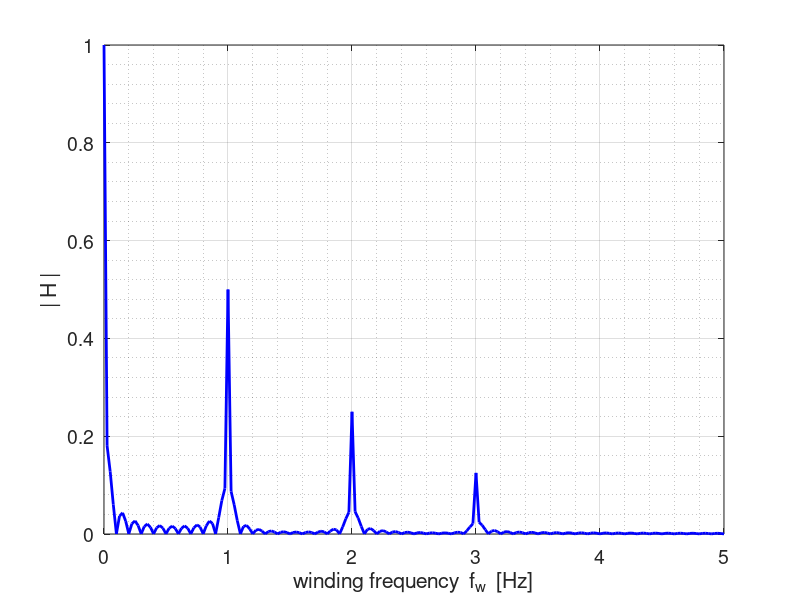

Write MATLAB code to recreate this figure.
% mathComplex4B.m

% A Visual Approach to the Fourier Transform
%   But what is a Fourier Transform?
% Calculation of the frequency spectrum of a signal

% DOING PHYSICS WITH MATLAB 
%    https://d-arora.github.io/Doing-Physics-With-Matlab/
% Documentation
%    http://www.physics.usyd.edu.au/teach_res/mp/doc/mathComplex4.htm

% This script was inspirated from the youtube video �But what is the Fourier Transform?
%   A Visual Introduction� by 3Blue1Brown
%   https://www.youtube.com/watch?v=spUNpyF58BY
%   Matlab programs were developed to create similar figures
%   and to connect the ideas presented in the video.

% For different simulation you may need to make small changes to the
% script.

% Matlab Version 2018a / 180919

% Ian Cooper
% email: ian.cooper@sydney.edu.au
% School of Physics, University of Sydney

% John A Sims 
% email: john.sims@ufabc.edu.br
% Biomedical Engineering Department
% Federal University of ABC   Sao Bernardo Campus Brasil


clear
close all
clc


% INPUT SECTION =======================================================

% Winding frequency fw:  min / max / # elements 
fwMin = 0;
fwMax = 5;
nfw = 201;

% Simulation time t:   tMax / # elements 
tMax = 50;
N = 5001;

% Signal: frequency  / amplitude 
fs = 1;
R = 1;


% CALCULATION SECTION =================================================
% Signal
  Ts = 1/fs;
  ws = 2*pi*fs;
% Simulation time interval
  t = linspace(0,tMax,N);
% Winding frequency
  fw = linspace(fwMin,fwMax,nfw);
% Componenets of frequency spectrum  
  H = zeros(1,nfw);

% Signal function h(t) *************************************************
%  h = R.*sin(2*pi*fs*t);
%  h = R.*sin(2*pi*fs*t) + 0.5;
   h = 1 + 1.0.*sin(2*pi*fs*t) + 0.5.*sin(2*pi*2*fs*t) + 0.25.*sin(2*pi*3*fs*t);
%  h = ( 0.8.*sin(2*pi*fs*t) + 0.4.*sin(2*pi*3*fs*t) );
% ***********************************************************************

% Spectrun
for cc = 1 : nfw
   % Complex exponetial function r(t)
      r = exp(-1i*2*pi*fw(cc)*t);
   % Complex function u(t)
      u = h .* r;
   % Spectal Component
      H(cc) = abs(sum(u));
end


% GRAPHICS SECTION ====================================================
  
figure(1)   
  pos = [0.05 0.05 0.30 0.3];
  set(gcf,'Units','normalized');
  set(gcf,'Position',pos);
  set(gcf,'color','w');
  
  xP = fw; yP = H./max(H);
    plot(xP,yP,'b','linewidth',2)

  set(gca,'fontsize',14)
  xlabel('winding frequency  f_w  [Hz]') 
  ylabel('| H |')
  grid on
  grid minor
  
